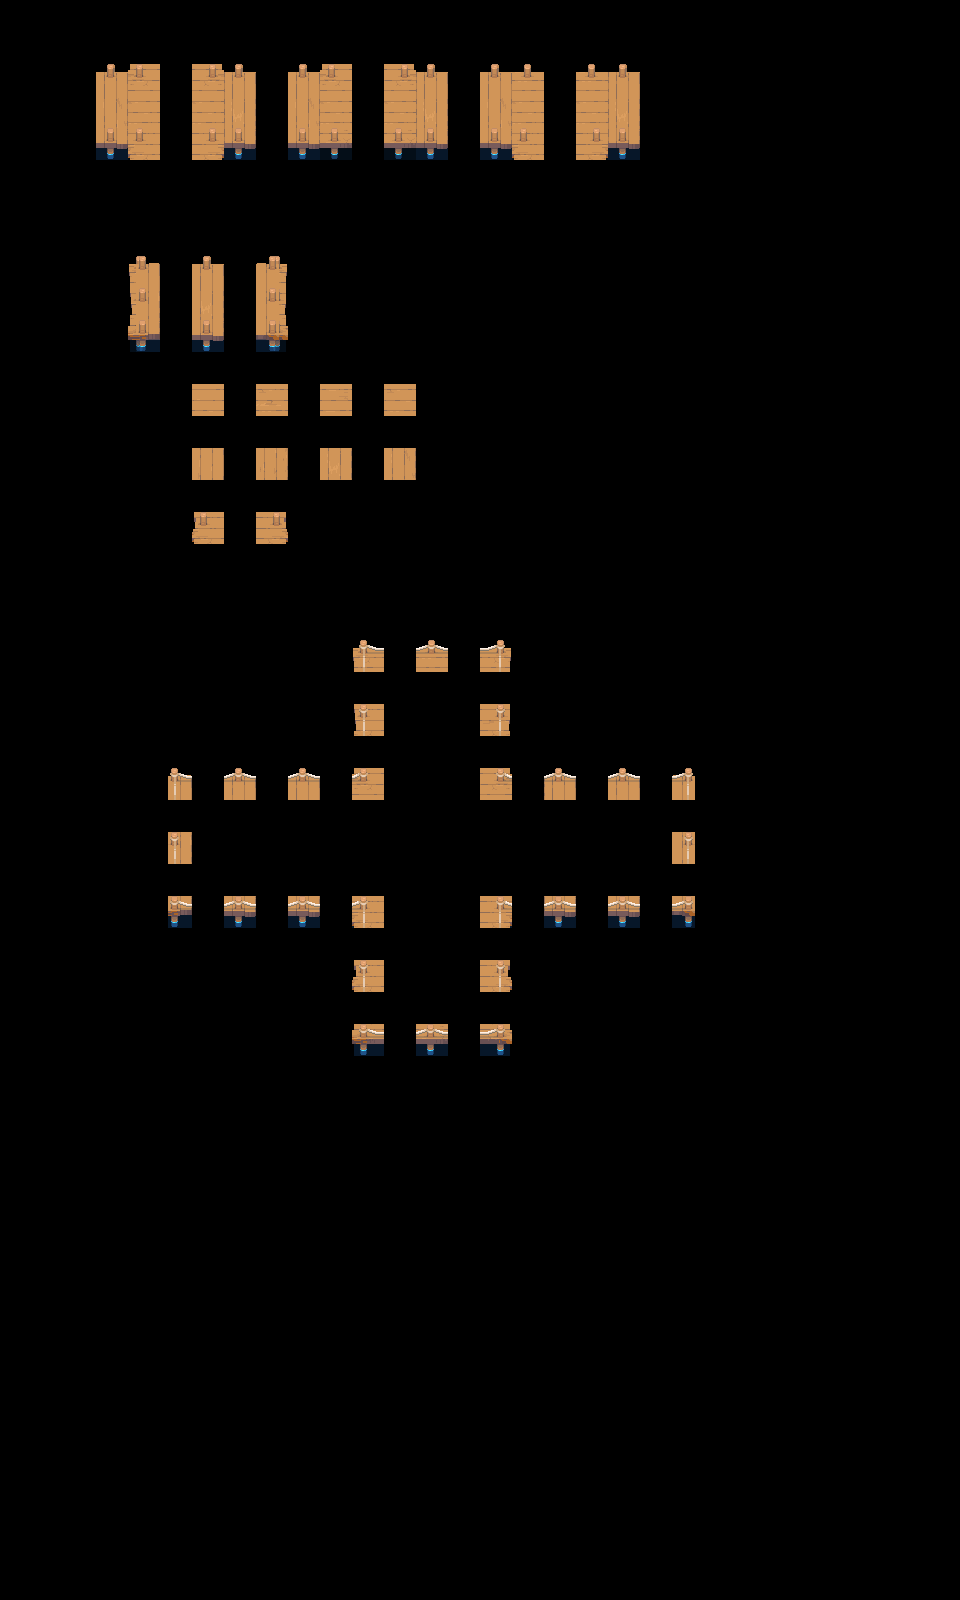

This game map was drawn from its Tiled (.tmx) file and the tilesets committed beside it. A one-line description and the trimmed map source follow:
An orthogonal 30x50 tile map with 32x32 px tiles, 2 tile layers (input_dock, output_dock) and 7 objects.

<map version="1.9" tiledversion="1.9.2" orientation="orthogonal" renderorder="right-down" width="30" height="50" tilewidth="32" tileheight="32" infinite="0" nextlayerid="4" nextobjectid="10">
 <properties>
  <property name="MatchInOrder" type="bool" value="true" />
 </properties>
 <tileset firstgid="1" source="../Tilesets/Tilesets-GL2SA.tsx" />
 <layer id="1" name="input_dock" width="30" height="50">
  <data>[1500 cells, 83 non-empty, 30 distinct tile ids]</data>
 </layer>
 <layer id="2" name="output_dock" width="30" height="50">
  <data>[1500 cells, 65 non-empty, 51 distinct tile ids]</data>
 </layer>
 <objectgroup id="3" name="rule_options">
  <object id="3" x="177" y="372.333" width="63.5" height="58">
   <properties>
    <property name="Probability" type="float" value="0.4" />
   </properties>
  </object>
  <object id="4" x="177.667" y="439.333" width="63.5" height="58">
   <properties>
    <property name="Probability" type="float" value="0.4" />
   </properties>
  </object>
  <object id="5" x="174.667" y="505.667" width="63" height="54">
   <properties>
    <property name="Probability" type="float" value="0.25" />
   </properties>
  </object>
  <object id="6" x="243.167" y="505.167" width="60.5" height="58.5">
   <properties>
    <property name="Probability" type="float" value="0.25" />
   </properties>
  </object>
  <object id="7" x="250.25" y="371.5" width="187" height="58">
   <properties>
    <property name="Probability" type="float" value="0.1" />
   </properties>
  </object>
  <object id="8" x="250.25" y="437" width="184.5" height="58">
   <properties>
    <property name="Probability" type="float" value="0.1" />
   </properties>
  </object>
  <object id="9" x="121.333" y="585.333" width="645.333" height="541.333">
   <properties>
    <property name="Disabled" type="bool" value="true" />
   </properties>
  </object>
 </objectgroup>
</map>
